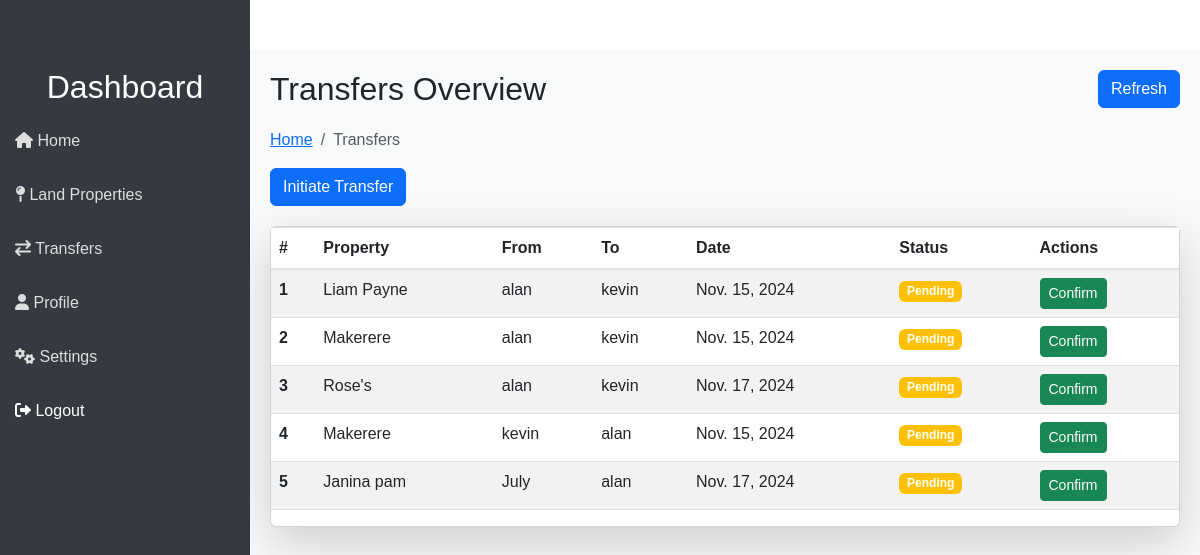
Page /properties/transfers/ (signed in) on the earlier database version.
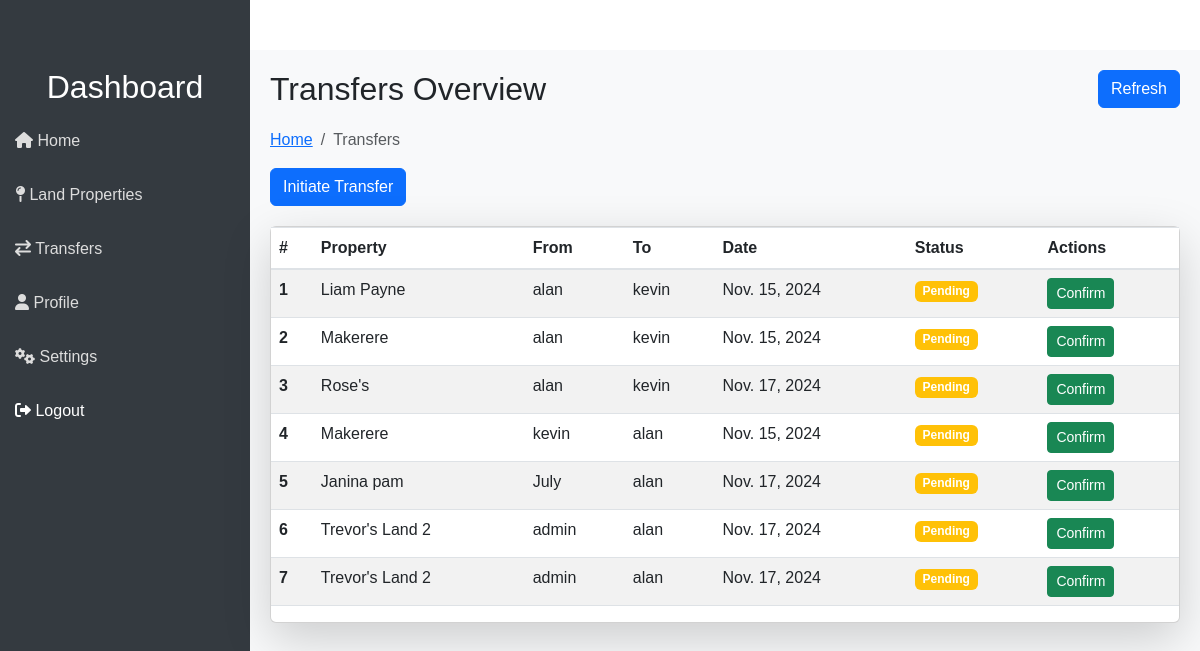
Same page on the later database version.
### properties/models.py (models this page shows, shortened)
class OwnershipTransfer(models.Model):
    land_property = models.ForeignKey(LandProperty, on_delete=models.SET_NULL, related_name='transfers', null=True)
    current_owner = models.ForeignKey(User, on_delete=models.CASCADE, related_name='owned_transfers')
    new_owner = models.ForeignKey(User, on_delete=models.CASCADE, related_name='transfers')
    request_date = models.DateField(auto_now_add=True)
    status = models.IntegerField(default=1) # 0 Denied, 1 Pending, 2 Approved
    added_by = models.ForeignKey(User, on_delete=models.CASCADE, related_name='added_transfers')
    created_at = models.DateTimeField(auto_now_add=True)
    updated_at = models.DateTimeField(auto_now=True)

class LandProperty(models.Model):
    name = models.CharField(max_length=255)
    PID = models.CharField(max_length=255, null=True)
    owner = models.ForeignKey(User, on_delete=models.CASCADE, related_name='properties')
    location = models.OneToOneField(Location, on_delete=models.SET_NULL, null=True)
    size = models.DecimalField(max_digits=10, decimal_places=2) # Area In Acres
    valuation = models.DecimalField(max_digits=15, decimal_places=2)
    status = models.IntegerField(default=1) # 0 Deleted, 1 Available, 2 Under Transfer
    added_by = models.ForeignKey(User, on_delete=models.CASCADE, related_name='added_properties')
    created_at = models.DateTimeField(auto_now_add=True)
    updated_at = models.DateTimeField(auto_now=True)

### users/models.py (models this page shows, shortened)
class User(AbstractUser):
    role = models.IntegerField(default=3)  # 1 = Admin, 2 = Government Official, 3 = Landowner
    nin = models.CharField(max_length=15, blank=True, null=True)

### properties/views.py (the view)
# urls.py: path('transfers/', views.transfers, name="transfers"),  # Includes properties app URLs
def transfers(request):
    user = request.user
    property_transfers = OwnershipTransfer.objects.filter(
        models.Q(current_owner=user) | models.Q(new_owner=user)
    )
    context = {
        'transfers': property_transfers
    }
    return render(request, 'properties/transfers.html', context)

### properties/templates/properties/transfers.html (shortened to what this page needs)
{% extends "templates/index.html" %} {% block content %}
<div class="main-content">
    <div class="header">
        <h2>Transfers Overview</h2>
        <button
            class="btn btn-primary"
            onclick="this.innerText='Loading...'; location.reload();"
        >
            Refresh
        </button>
    </div>
    <nav aria-label="breadcrumb">
        <ol class="breadcrumb">
            <li class="breadcrumb-item">
                <a href="{% url 'dashboard' %}">Home</a>
            </li>
            <li class="breadcrumb-item active" aria-current="page">
                Transfers
            </li>
        </ol>
    </nav>
    <a href="{% url 'initiate_transfer' %}">
        <button class="btn btn-primary d-flex align-items-center">
             Initiate Transfer
        </button>
    </a>
    <div class="card bg-white shadow-lg">
        <table class="table table-striped">
            <thead>
                <tr>
                    <th scope="col">#</th>
                    <th scope="col">Property</th>
                    <th scope="col">From</th>
                    <th scope="col">To</th>
                    <th scope="col">Date</th>
                    <th scope="col">Status</th>
                    <th scope="col">Actions</th>
                </tr>
            </thead>
            <tbody>
                {% for transfer in transfers %}
                <tr>
                    <th scope="row">{{ forloop.counter }}</th>
                    <td>{{ transfer.land_property.name }}</td>
                    <td>{{ transfer.current_owner.username }}</td>
                    <td>{{ transfer.new_owner.username }}</td>
                    <td>{{ transfer.request_date }}</td>
                    <td>
                        {% if transfer.status == 1 %}
                        <span class="badge bg-warning">Pending</span>
                        {% elif transfer.status == 2 %}
                        <span class="badge bg-success">Successful</span>
                        {% else %}
                        <span class="badge bg-danger">Unknown</span>
                        {% endif %}
                    </td>
                    <td>
                        {% if transfer.status == 1 %}
                        <button
                            type="button"
                            class="btn btn-sm btn-success"
                            data-bs-toggle="modal"
                            data-bs-target="#exampleModal"
                            data-id="{{ transfer.id }}"
                            onclick="setPropertyId(this)"
                        >
                            Confirm
                        </button>
                        {% elif transfer.status == 2 %}
                        <button disabled class="btn btn-sm btn-secondary">
                            Confirmed
                        </button>
                        {% else %}
                        <button class="btn btn-sm btn-danger">Cancel</button>
                        {% endif %}
                    </td>
                </tr>
                {% endfor %}
            </tbody>
        </table>
    </div>
</div>
{% endblock %}

### templates/index.html (shortened to what this page needs)
<!DOCTYPE html>
<html lang="en">
    <head>
        <link
            rel="stylesheet"
            href="https://cdnjs.cloudflare.com/ajax/libs/font-awesome/6.0.0-beta3/css/all.min.css"
        />
        <link
            rel="stylesheet"
            href="https://stackpath.bootstrapcdn.com/bootstrap/4.5.2/css/bootstrap.min.css"
        />
        <link
            href="https://cdn.jsdelivr.net/npm/bootstrap@5.3.0/dist/css/bootstrap.min.css"
            rel="stylesheet"
        />
    </head>
    <body>
        <div class="sidebar">
            <h2 class="mt-5 text-center">Dashboard</h2>
            <a href="{% url 'dashboard' %}"><i class="fas fa-home"></i> Home</a>
            <a href="{% url 'properties' %}"
                ><i class="fas fa-map-pin"></i> Land Properties</a
            >
            <a href="{% url 'transfers' %}"
                ><i class="fas fa-exchange"></i> Transfers</a
            >
            <a href="{% url 'profile' %}"
                ><i class="fas fa-user"></i> Profile</a
            >
            <a href="{% url 'settings' %}"
                ><i class="fas fa-cogs"></i> Settings</a
            >
            <a
                type="button"
                data-bs-toggle="modal"
                data-bs-target="#exampleModal"
            >
                <i class="fas fa-sign-out-alt"></i> Logout
            </a>
        </div>
        <div
            style="
                z-index: 100;
                height: fit-content;
                width: 100vw;
                position: absolute;
            "
            class="pb-4 text-center"
        >
        </div>
        {% block content %} {% endblock %}
    </body>
</html>

### templates/index.html (style rules this page uses)
body { display: flex; min-height: 100vh; font-family: Arial, sans-serif; }
.sidebar { width: 250px; background-color: #343a40; color: #fff; position: fixed; top: 0; left: 0; height: 100%; padding-top: 20px; }
.sidebar a { color: #ddd; display: block; padding: 15px; text-decoration: none; }
.main-content { margin-top: 50px; margin-left: 250px; padding: 20px; flex: 1; background-color: #f8f9fa; }
.header { display: flex; align-items: center; justify-content: space-between; margin-bottom: 20px; }
.header h2 { margin: 0; }
.card { margin: 20px 0; }

Differences in the rows shown:
added OwnershipTransfer: status "Pending"
added OwnershipTransfer: status "Pending"
